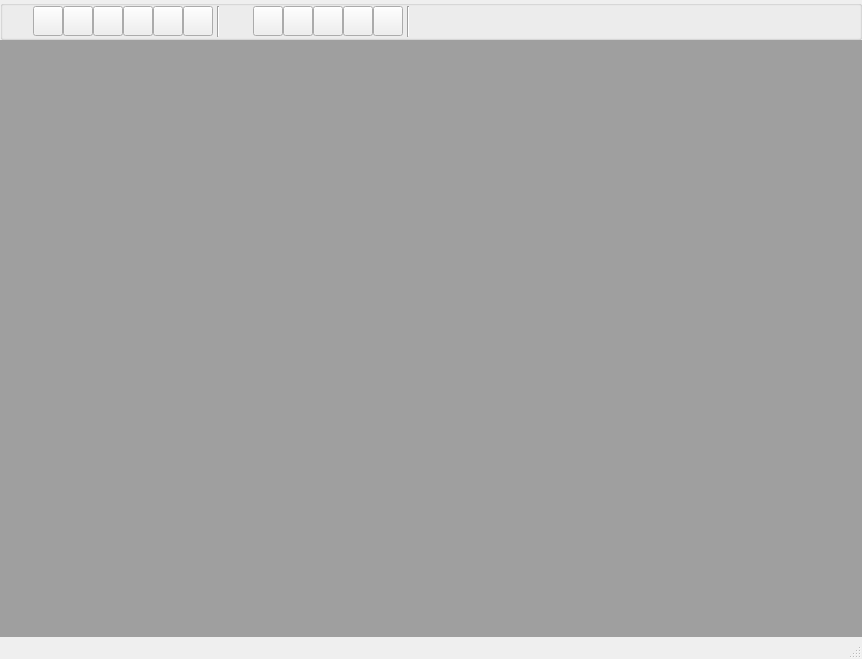
<?xml version="1.0" encoding="UTF-8"?>
<ui version="4.0">
 <class>MainWindow</class>
 <widget class="QMainWindow" name="MainWindow">
  <property name="geometry">
   <rect>
    <x>0</x>
    <y>0</y>
    <width>862</width>
    <height>659</height>
   </rect>
  </property>
  <property name="windowTitle">
   <string>MainWindow</string>
  </property>
  <widget class="QWidget" name="centralwidget">
   <layout class="QVBoxLayout" name="verticalLayout">
    <property name="spacing">
     <number>0</number>
    </property>
    <property name="leftMargin">
     <number>0</number>
    </property>
    <property name="topMargin">
     <number>0</number>
    </property>
    <property name="rightMargin">
     <number>0</number>
    </property>
    <property name="bottomMargin">
     <number>0</number>
    </property>
    <item>
     <widget class="QGroupBox" name="buttonsGroupBox">
      <property name="sizePolicy">
       <sizepolicy hsizetype="Preferred" vsizetype="Fixed">
        <horstretch>0</horstretch>
        <verstretch>0</verstretch>
       </sizepolicy>
      </property>
      <property name="minimumSize">
       <size>
        <width>0</width>
        <height>40</height>
       </size>
      </property>
      <property name="maximumSize">
       <size>
        <width>16777215</width>
        <height>40</height>
       </size>
      </property>
      <property name="title">
       <string/>
      </property>
      <layout class="QHBoxLayout" name="horizontalLayout">
       <property name="spacing">
        <number>0</number>
       </property>
       <property name="leftMargin">
        <number>0</number>
       </property>
       <property name="topMargin">
        <number>0</number>
       </property>
       <property name="rightMargin">
        <number>0</number>
       </property>
       <property name="bottomMargin">
        <number>0</number>
       </property>
       <item>
        <widget class="QLabel" name="camera_section_label">
         <property name="sizePolicy">
          <sizepolicy hsizetype="Fixed" vsizetype="Fixed">
           <horstretch>0</horstretch>
           <verstretch>0</verstretch>
          </sizepolicy>
         </property>
         <property name="minimumSize">
          <size>
           <width>30</width>
           <height>30</height>
          </size>
         </property>
         <property name="maximumSize">
          <size>
           <width>30</width>
           <height>30</height>
          </size>
         </property>
         <property name="toolTip">
          <string>Camera Control Section</string>
         </property>
         <property name="whatsThis">
          <string/>
         </property>
         <property name="text">
          <string/>
         </property>
        </widget>
       </item>
       <item>
        <widget class="QPushButton" name="start_button">
         <property name="sizePolicy">
          <sizepolicy hsizetype="Fixed" vsizetype="Fixed">
           <horstretch>0</horstretch>
           <verstretch>0</verstretch>
          </sizepolicy>
         </property>
         <property name="maximumSize">
          <size>
           <width>30</width>
           <height>30</height>
          </size>
         </property>
         <property name="toolTip">
          <string>Start</string>
         </property>
         <property name="text">
          <string/>
         </property>
         <property name="iconSize">
          <size>
           <width>16</width>
           <height>16</height>
          </size>
         </property>
         <property name="checkable">
          <bool>true</bool>
         </property>
         <property name="checked">
          <bool>false</bool>
         </property>
        </widget>
       </item>
       <item>
        <widget class="QPushButton" name="pause_button">
         <property name="sizePolicy">
          <sizepolicy hsizetype="Fixed" vsizetype="Fixed">
           <horstretch>0</horstretch>
           <verstretch>0</verstretch>
          </sizepolicy>
         </property>
         <property name="maximumSize">
          <size>
           <width>30</width>
           <height>30</height>
          </size>
         </property>
         <property name="toolTip">
          <string>Pause</string>
         </property>
         <property name="text">
          <string/>
         </property>
         <property name="iconSize">
          <size>
           <width>16</width>
           <height>16</height>
          </size>
         </property>
         <property name="checkable">
          <bool>true</bool>
         </property>
         <property name="checked">
          <bool>false</bool>
         </property>
        </widget>
       </item>
       <item>
        <widget class="QPushButton" name="stop_button">
         <property name="sizePolicy">
          <sizepolicy hsizetype="Fixed" vsizetype="Fixed">
           <horstretch>0</horstretch>
           <verstretch>0</verstretch>
          </sizepolicy>
         </property>
         <property name="maximumSize">
          <size>
           <width>30</width>
           <height>30</height>
          </size>
         </property>
         <property name="toolTip">
          <string>Stop</string>
         </property>
         <property name="styleSheet">
          <string notr="true"/>
         </property>
         <property name="text">
          <string/>
         </property>
         <property name="iconSize">
          <size>
           <width>16</width>
           <height>16</height>
          </size>
         </property>
         <property name="checkable">
          <bool>false</bool>
         </property>
        </widget>
       </item>
       <item>
        <widget class="QPushButton" name="show_display_button">
         <property name="sizePolicy">
          <sizepolicy hsizetype="Fixed" vsizetype="Fixed">
           <horstretch>0</horstretch>
           <verstretch>0</verstretch>
          </sizepolicy>
         </property>
         <property name="maximumSize">
          <size>
           <width>30</width>
           <height>30</height>
          </size>
         </property>
         <property name="toolTip">
          <string>Show Display</string>
         </property>
         <property name="styleSheet">
          <string notr="true"/>
         </property>
         <property name="text">
          <string/>
         </property>
         <property name="iconSize">
          <size>
           <width>16</width>
           <height>16</height>
          </size>
         </property>
         <property name="checkable">
          <bool>false</bool>
         </property>
         <property name="checked">
          <bool>false</bool>
         </property>
        </widget>
       </item>
       <item>
        <widget class="QPushButton" name="show_settings_button">
         <property name="sizePolicy">
          <sizepolicy hsizetype="Fixed" vsizetype="Fixed">
           <horstretch>0</horstretch>
           <verstretch>0</verstretch>
          </sizepolicy>
         </property>
         <property name="maximumSize">
          <size>
           <width>30</width>
           <height>30</height>
          </size>
         </property>
         <property name="toolTip">
          <string>Show Property Controller</string>
         </property>
         <property name="text">
          <string/>
         </property>
        </widget>
       </item>
       <item>
        <widget class="QPushButton" name="save_image_button">
         <property name="sizePolicy">
          <sizepolicy hsizetype="Fixed" vsizetype="Fixed">
           <horstretch>0</horstretch>
           <verstretch>0</verstretch>
          </sizepolicy>
         </property>
         <property name="maximumSize">
          <size>
           <width>30</width>
           <height>30</height>
          </size>
         </property>
         <property name="toolTip">
          <string>Save Image</string>
         </property>
         <property name="styleSheet">
          <string notr="true"/>
         </property>
         <property name="text">
          <string/>
         </property>
         <property name="iconSize">
          <size>
           <width>16</width>
           <height>16</height>
          </size>
         </property>
         <property name="checkable">
          <bool>false</bool>
         </property>
        </widget>
       </item>
       <item>
        <widget class="Line" name="line">
         <property name="sizePolicy">
          <sizepolicy hsizetype="Fixed" vsizetype="Minimum">
           <horstretch>0</horstretch>
           <verstretch>0</verstretch>
          </sizepolicy>
         </property>
         <property name="minimumSize">
          <size>
           <width>10</width>
           <height>0</height>
          </size>
         </property>
         <property name="orientation">
          <enum>Qt::Orientation::Vertical</enum>
         </property>
        </widget>
       </item>
       <item>
        <widget class="QLabel" name="beam_analyzing_section_label">
         <property name="sizePolicy">
          <sizepolicy hsizetype="Fixed" vsizetype="Fixed">
           <horstretch>0</horstretch>
           <verstretch>0</verstretch>
          </sizepolicy>
         </property>
         <property name="minimumSize">
          <size>
           <width>30</width>
           <height>30</height>
          </size>
         </property>
         <property name="maximumSize">
          <size>
           <width>30</width>
           <height>30</height>
          </size>
         </property>
         <property name="toolTip">
          <string>Beam Analyzing Section</string>
         </property>
         <property name="whatsThis">
          <string/>
         </property>
         <property name="text">
          <string/>
         </property>
        </widget>
       </item>
       <item>
        <widget class="QPushButton" name="show_beam_finder">
         <property name="sizePolicy">
          <sizepolicy hsizetype="Fixed" vsizetype="Fixed">
           <horstretch>0</horstretch>
           <verstretch>0</verstretch>
          </sizepolicy>
         </property>
         <property name="maximumSize">
          <size>
           <width>30</width>
           <height>30</height>
          </size>
         </property>
         <property name="toolTip">
          <string>Beam Finder</string>
         </property>
         <property name="text">
          <string/>
         </property>
         <property name="iconSize">
          <size>
           <width>16</width>
           <height>16</height>
          </size>
         </property>
         <property name="checkable">
          <bool>true</bool>
         </property>
         <property name="checked">
          <bool>false</bool>
         </property>
        </widget>
       </item>
       <item>
        <widget class="QPushButton" name="show_beam_profiler">
         <property name="sizePolicy">
          <sizepolicy hsizetype="Fixed" vsizetype="Fixed">
           <horstretch>0</horstretch>
           <verstretch>0</verstretch>
          </sizepolicy>
         </property>
         <property name="maximumSize">
          <size>
           <width>30</width>
           <height>30</height>
          </size>
         </property>
         <property name="toolTip">
          <string>Beam Profiler</string>
         </property>
         <property name="text">
          <string/>
         </property>
         <property name="iconSize">
          <size>
           <width>16</width>
           <height>16</height>
          </size>
         </property>
         <property name="checkable">
          <bool>true</bool>
         </property>
         <property name="checked">
          <bool>false</bool>
         </property>
        </widget>
       </item>
       <item>
        <widget class="QPushButton" name="save_processed_image_button">
         <property name="sizePolicy">
          <sizepolicy hsizetype="Fixed" vsizetype="Fixed">
           <horstretch>0</horstretch>
           <verstretch>0</verstretch>
          </sizepolicy>
         </property>
         <property name="minimumSize">
          <size>
           <width>0</width>
           <height>0</height>
          </size>
         </property>
         <property name="maximumSize">
          <size>
           <width>30</width>
           <height>30</height>
          </size>
         </property>
         <property name="toolTip">
          <string>Save Processed Image</string>
         </property>
         <property name="text">
          <string/>
         </property>
        </widget>
       </item>
       <item>
        <widget class="QPushButton" name="logger_buttton">
         <property name="sizePolicy">
          <sizepolicy hsizetype="Fixed" vsizetype="Fixed">
           <horstretch>0</horstretch>
           <verstretch>0</verstretch>
          </sizepolicy>
         </property>
         <property name="maximumSize">
          <size>
           <width>30</width>
           <height>30</height>
          </size>
         </property>
         <property name="text">
          <string/>
         </property>
        </widget>
       </item>
       <item>
        <widget class="QPushButton" name="show_motor_controller">
         <property name="maximumSize">
          <size>
           <width>30</width>
           <height>30</height>
          </size>
         </property>
         <property name="text">
          <string/>
         </property>
        </widget>
       </item>
       <item>
        <widget class="Line" name="line_2">
         <property name="sizePolicy">
          <sizepolicy hsizetype="Fixed" vsizetype="Minimum">
           <horstretch>0</horstretch>
           <verstretch>0</verstretch>
          </sizepolicy>
         </property>
         <property name="minimumSize">
          <size>
           <width>10</width>
           <height>0</height>
          </size>
         </property>
         <property name="orientation">
          <enum>Qt::Orientation::Vertical</enum>
         </property>
        </widget>
       </item>
       <item>
        <spacer name="horizontalSpacer">
         <property name="orientation">
          <enum>Qt::Orientation::Horizontal</enum>
         </property>
         <property name="sizeHint" stdset="0">
          <size>
           <width>185</width>
           <height>18</height>
          </size>
         </property>
        </spacer>
       </item>
      </layout>
     </widget>
    </item>
    <item>
     <widget class="QMdiArea" name="mdiArea"/>
    </item>
   </layout>
  </widget>
  <widget class="QMenuBar" name="menubar">
   <property name="geometry">
    <rect>
     <x>0</x>
     <y>0</y>
     <width>862</width>
     <height>33</height>
    </rect>
   </property>
  </widget>
  <widget class="QStatusBar" name="statusbar"/>
 </widget>
 <resources/>
 <connections/>
</ui>
